Frame 1 (no input): blank canvas, image omitted
Frame 60 (no input): blank canvas, image omitted
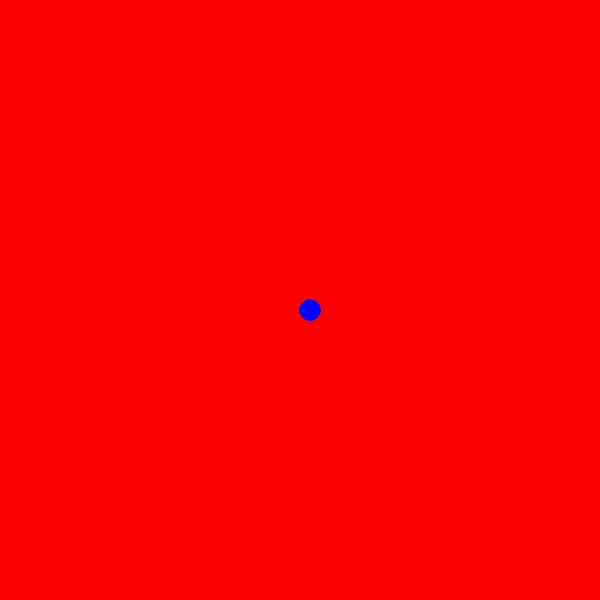
Frame 120 (the mouse pressed at the canvas centre since frame 60)

The p5.js sketch whose frames 1 and 60 were blank and that drew this single picture after the mouse press (run headless with seeded random() and noise() and a simulated clock; from frame 60 on, the mouse is pressed at the canvas centre):

// p5.js sketch
// ── sketch.js
function setup() {
  createCanvas(600, 600);
background("red");}

function draw() {
  
  
  stroke('blue')
  fill("blue")
  
 //console.log (mouseIsPressed);
  
  if(mouseIsPressed) {square(mouseX, mouseY, 20,20)};
  
 
  
}
